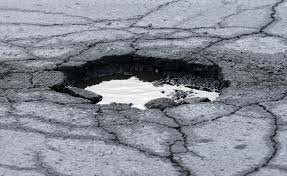
#> input picture pothole.jpg, 287 x 176 px
$ python -i yoyo.py   (imports and definitions only)   (older library calls are emulated)
#> lines starting #> are read from the running program, lines starting #| are printed output that depends on the picture; after the words box and inside, x2 and y2 are one past the last pixel; in counts of white or black regions, pixels touching at a corner belong together
#> further down, picture is the input picture: shape (176, 287, 3); mean B, G, R 148.2, 139.3, 133.7
import cv2
import numpy as np
import matplotlib.pyplot as plt
from ultralytics import YOLO
import math

# [26 lines left out: function non_max_suppression, not called in this run]

def preprocess_image_with_edges(frame):
    if len(frame.shape) == 3:
        gray = cv2.cvtColor(frame, cv2.COLOR_BGR2GRAY)
    else:
        gray = frame
    smoothed = cv2.bilateralFilter(gray, 7, 50, 50)
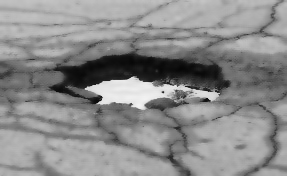
#> smoothed: shape (176, 287); min 6, max 242, mean 139
    clahe = cv2.createCLAHE(clipLimit=1.0, tileGridSize=(8, 8))
    enhanced = clahe.apply(smoothed)
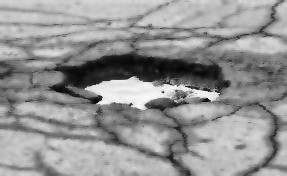
#> enhanced: shape (176, 287); min 5, max 249, mean 148.3
    edges = cv2.Canny(enhanced, 5, 20)
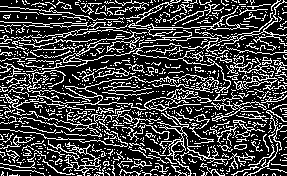
#> edges: shape (176, 287); 25.7% white in thin lines or dots
    kernel = np.ones((2, 2), np.uint8)
    edges = cv2.dilate(edges, kernel, iterations=1)
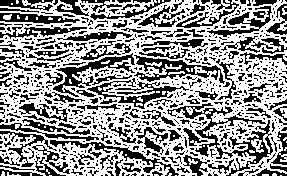
#> edges: shape (176, 287); 58.3% white; 784 black regions (638 under 20 px), largest, box (x1, y1, x2, y2) and area: (167, 103, 273, 176) 1529, (134, 55, 225, 84) 871, (53, 53, 135, 97) 840
    edges = cv2.erode(edges, kernel, iterations=1)
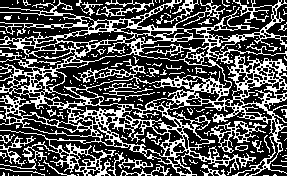
#> edges: shape (176, 287); 32.8% white in thin lines or dots
    return frame, edges, enhanced

# [278 lines left out: functions detect_potential_regions_of_interest, apply_texture_analysis, estimate_pothole_dimensions, detect_pothole_in_image, detect_potholes_in_video, not called in this run]

# [12 lines not run here, left out]

>>> import cv2
>>> picture = cv2.imread('pothole.jpg')
>>> result = preprocess_image_with_edges(picture)
